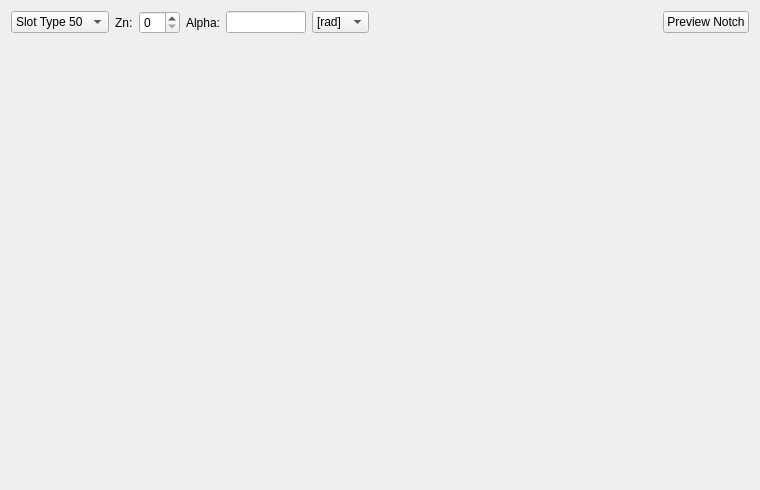
<?xml version="1.0" encoding="UTF-8"?>
<ui version="4.0">
 <class>WNotch</class>
 <widget class="QWidget" name="WNotch">
  <property name="geometry">
   <rect>
    <x>0</x>
    <y>0</y>
    <width>760</width>
    <height>490</height>
   </rect>
  </property>
  <property name="minimumSize">
   <size>
    <width>760</width>
    <height>490</height>
   </size>
  </property>
  <property name="windowTitle">
   <string>Notch setup</string>
  </property>
  <layout class="QVBoxLayout" name="main_layout">
   <item>
    <layout class="QHBoxLayout" name="horizontalLayout">
     <item>
      <widget class="QComboBox" name="c_notch_type">
       <item>
        <property name="text">
         <string>Slot Type 50</string>
        </property>
       </item>
       <item>
        <property name="text">
         <string>Slot Type 51</string>
        </property>
       </item>
       <item>
        <property name="text">
         <string>Slot Type 52</string>
        </property>
       </item>
       <item>
        <property name="text">
         <string>Slot Type 53</string>
        </property>
       </item>
       <item>
        <property name="text">
         <string>Slot Type 54</string>
        </property>
       </item>
       <item>
        <property name="text">
         <string>Slot Type 55</string>
        </property>
       </item>
       <item>
        <property name="text">
         <string>Slot Type 56</string>
        </property>
       </item>
      </widget>
     </item>
     <item>
      <widget class="QLabel" name="in_Zn">
       <property name="text">
        <string>Zn:</string>
       </property>
      </widget>
     </item>
     <item>
      <widget class="QSpinBox" name="si_Zn"/>
     </item>
     <item>
      <widget class="QLabel" name="in_alpha">
       <property name="text">
        <string>Alpha:</string>
       </property>
      </widget>
     </item>
     <item>
      <widget class="FloatEdit" name="lf_alpha">
       <property name="sizePolicy">
        <sizepolicy hsizetype="Preferred" vsizetype="Fixed">
         <horstretch>0</horstretch>
         <verstretch>0</verstretch>
        </sizepolicy>
       </property>
       <property name="maximumSize">
        <size>
         <width>80</width>
         <height>16777215</height>
        </size>
       </property>
      </widget>
     </item>
     <item>
      <widget class="QComboBox" name="c_alpha_unit">
       <item>
        <property name="text">
         <string>[rad]</string>
        </property>
       </item>
       <item>
        <property name="text">
         <string>[deg]</string>
        </property>
       </item>
      </widget>
     </item>
     <item>
      <spacer name="horizontalSpacer">
       <property name="orientation">
        <enum>Qt::Horizontal</enum>
       </property>
       <property name="sizeHint" stdset="0">
        <size>
         <width>40</width>
         <height>20</height>
        </size>
       </property>
      </spacer>
     </item>
     <item>
      <widget class="QPushButton" name="b_plot">
       <property name="text">
        <string>Preview Notch</string>
       </property>
      </widget>
     </item>
    </layout>
   </item>
   <item>
    <widget class="QWidget" name="w_notch" native="true">
     <property name="sizePolicy">
      <sizepolicy hsizetype="Preferred" vsizetype="Expanding">
       <horstretch>0</horstretch>
       <verstretch>0</verstretch>
      </sizepolicy>
     </property>
     <property name="minimumSize">
      <size>
       <width>750</width>
       <height>450</height>
      </size>
     </property>
    </widget>
   </item>
  </layout>
 </widget>
 <customwidgets>
  <customwidget>
   <class>FloatEdit</class>
   <extends>QLineEdit</extends>
   <header>......GUI/Tools/FloatEdit.h</header>
  </customwidget>
 </customwidgets>
 <resources/>
 <connections/>
</ui>
